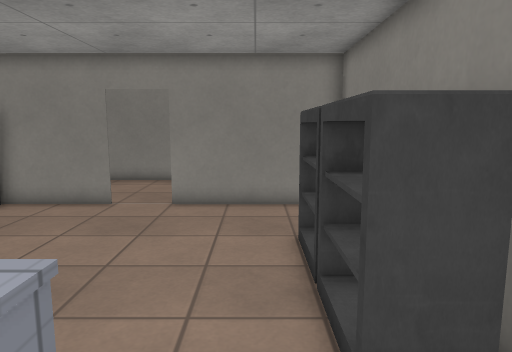
[1] (above)

19 first-person views from a walk through a level from a Godot 3-D game. The camera is 1.4 m above the floor, tilts 8° down and sees 70° across. The floor is counted in squares, 0.5 m on a side. Each view is taken from the middle of a square. On the plan, view 1 faces up. The plan holds only what a view shows up to about 20 squares ahead; the rest is blank. The place goes on beyond the plan. Characters and animated objects are not drawn. Some surface patterns are stand-ins.

[2]
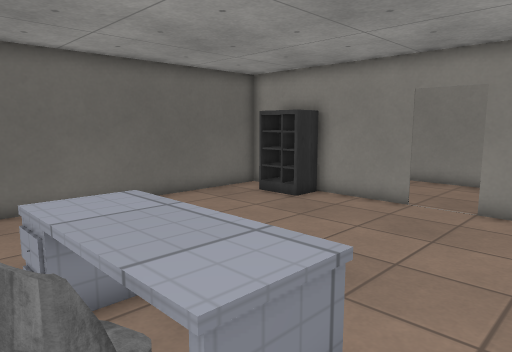

[3]
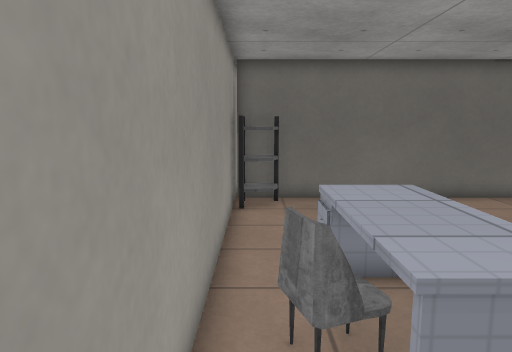

[4]
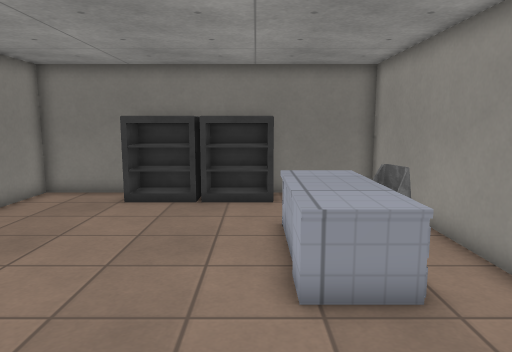

[5]
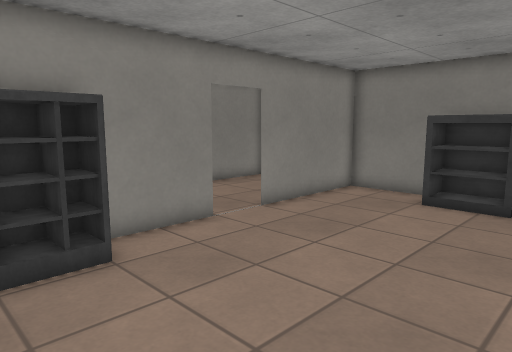

[6]
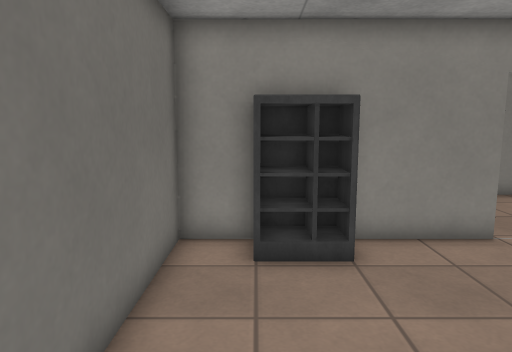

[7]
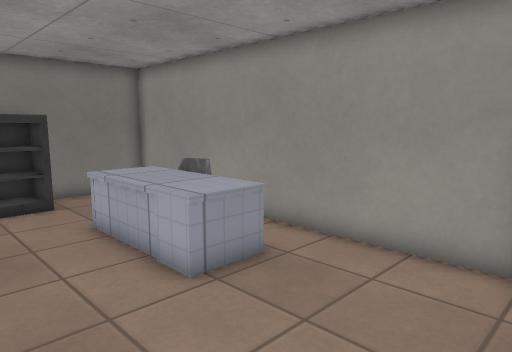

[8]
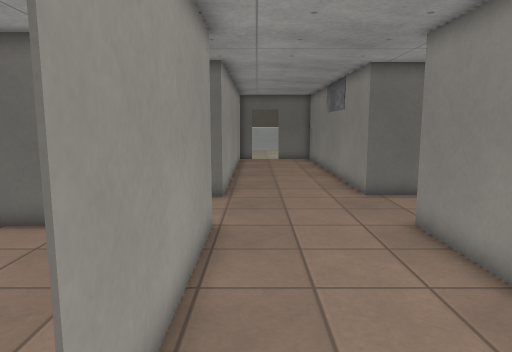

[9]
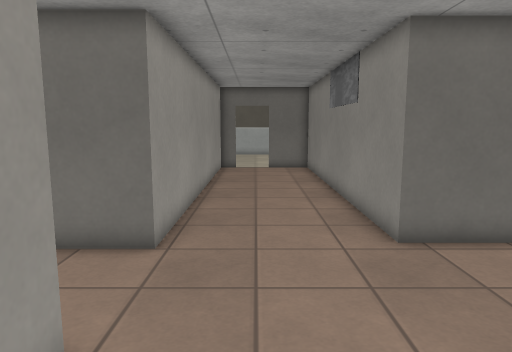

[10]
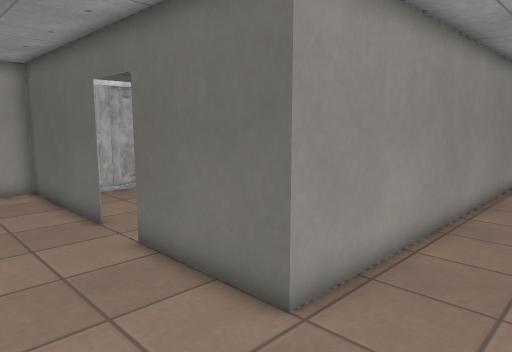

[11]
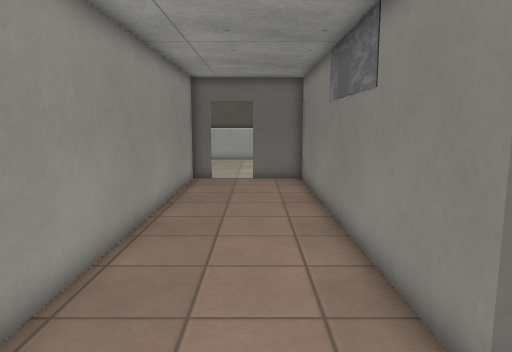

[12]
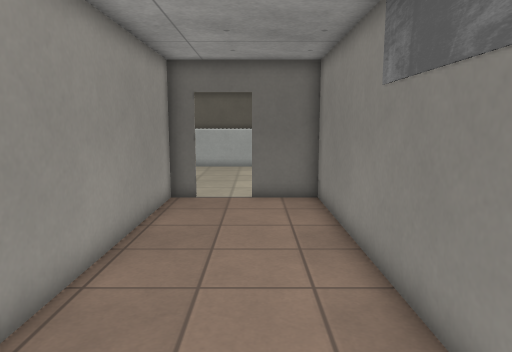

[13]
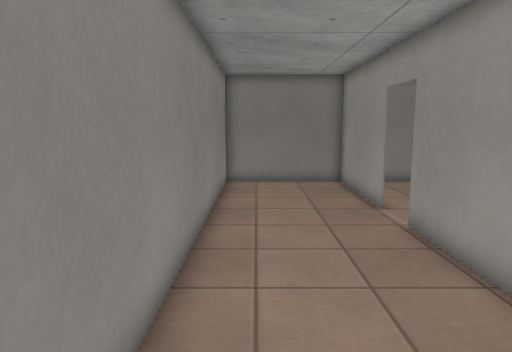

[14]
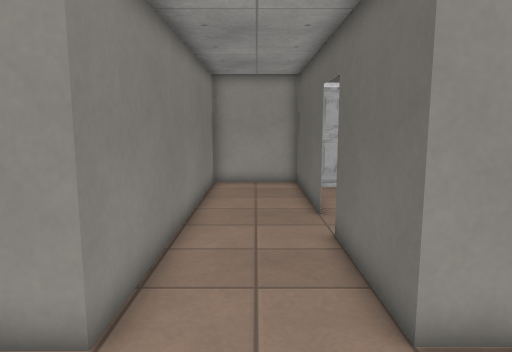

[15]
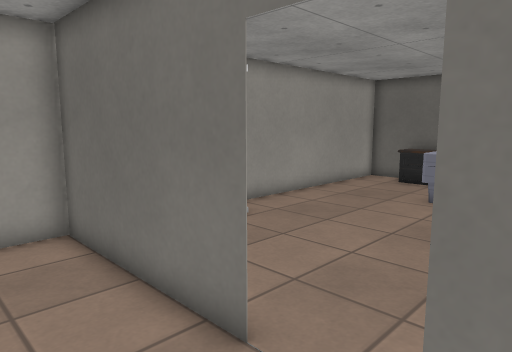

[16]
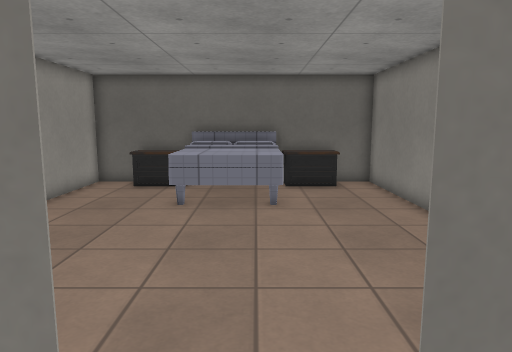

[17]
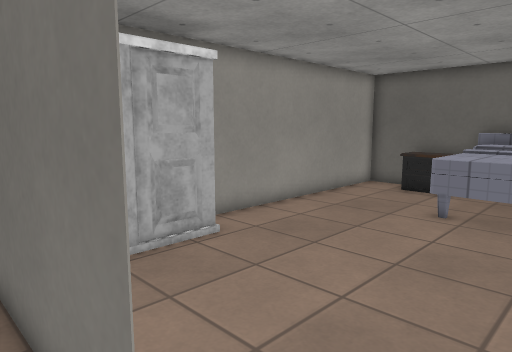

[18]
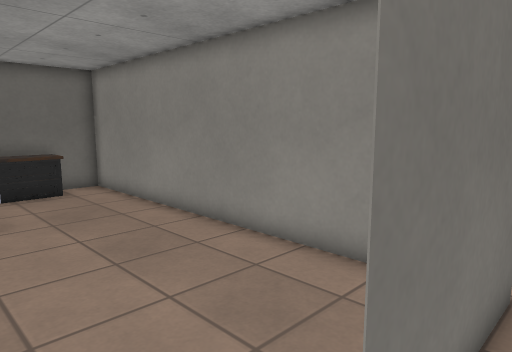

[19]
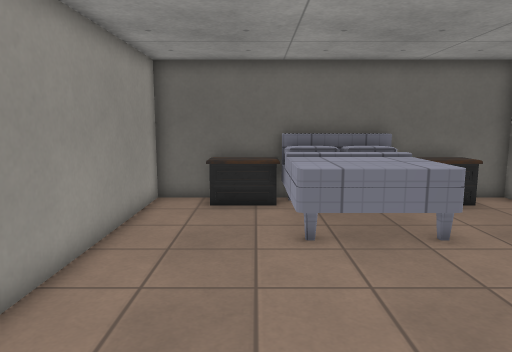

### Floor plan
Key: @ floor where view 1 was taken; # wall or solid block; . floor; D closed door; = window, fence, low wall or low ledge; ^ raised ledge; N nightstand; O other object.
Columns run from 39 left of view 1 to 3 right of it. Each row starts with its distance up from view 1.
 21                       #
 20                       #..
 19                       #...##########  ####
 18       #########OO##### ...      ###########
 17       #...................................#
 16   ....#...................................#
 15 ..........................................#
 14 ..........................................#
 13 ....  #################...########...######
 12       #...............#...#.###...........#
 11       #N..............#...#.###...........#
 10       #NN.............#...#...............#
  9       #NN............ #...#.............###
  8       ##^^^^......... #...#.............##
  7       #^^^^^..............#.............#
  6       #^^^^^..............#    .........#
  5       #^^^^^..........#...#    .........#
  4       #N^^^^..........#...#.. ..........##
  3       #NN.............#...#  ....^^^^^..###
  2       #NN.............#...#.....=^^^^^  ..#
  1       #N......... ##DD#...##.....^..^=    #
  0       #..........##   #...#^^.......=  @. #
 -1       ############    #####################

Positions as (right, up) in squares from view 1, and headings:
1: (0, 0), facing up
2: (0, 0), facing up-left
3: (1, 0), facing left
4: (-12, 4), facing right
5: (-12, 4), facing up-right
6: (-11, 4), facing up
7: (-12, 7), facing down-right
8: (-3, 14), facing left
9: (-9, 15), facing left
10: (-13, 16), facing down-left
11: (-14, 16), facing left
12: (-19, 16), facing left
13: (-15, 17), facing right
14: (-15, 17), facing down
15: (-14, 9), facing down-left
16: (-15, 7), facing left
17: (-16, 8), facing down-left
18: (-16, 6), facing up-left
19: (-19, 3), facing left
